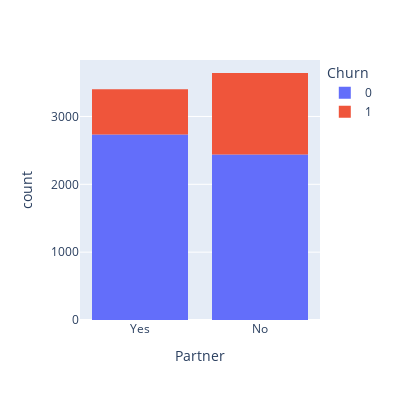

Notebook cell for this chart:
### Code cell
fig = px.histogram(df, x="Partner", color="Churn", width=400, height=400)
fig.show()

### Figure 1 — Plotly figure (JSON) as saved in the notebook; plotly's stock layout.template omitted (floating-point values rounded to 4 significant figures; data arrays with more than 128 entries replaced by an {"elided": "..."} marker saying what was removed)
{"data": [{"alignmentgroup": "True", "bingroup": "x", "hovertemplate": "Churn=0<br>Partner=%{x}<br>count=%{y}<extra></extra>", "legendgroup": "0", "marker": {"color": "#636efa", "pattern": {"shape": ""}}, "name": "0", "offsetgroup": "0", "orientation": "v", "showlegend": true, "type": "histogram", "x": {"elided": "5174 str values"}, "xaxis": "x", "yaxis": "y"}, {"alignmentgroup": "True", "bingroup": "x", "hovertemplate": "Churn=1<br>Partner=%{x}<br>count=%{y}<extra></extra>", "legendgroup": "1", "marker": {"color": "#EF553B", "pattern": {"shape": ""}}, "name": "1", "offsetgroup": "1", "orientation": "v", "showlegend": true, "type": "histogram", "x": {"elided": "1869 str values"}, "xaxis": "x", "yaxis": "y"}], "layout": {"barmode": "relative", "height": 400, "legend": {"title": {"text": "Churn"}, "tracegroupgap": 0}, "margin": {"t": 60}, "width": 400, "xaxis": {"anchor": "y", "domain": [0, 1], "title": {"text": "Partner"}}, "yaxis": {"anchor": "x", "domain": [0, 1], "title": {"text": "count"}}}}
